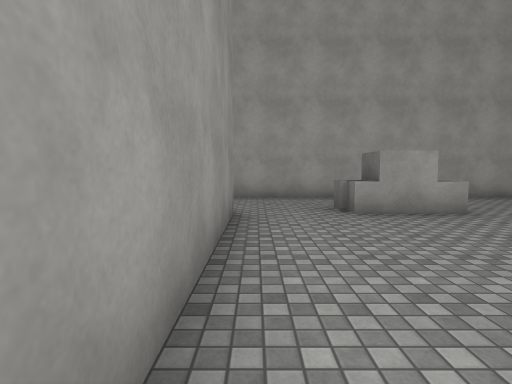
view 1 (above)

13 first-person views from a walk through a Unity game level. The camera is 1.4 m above the floor, tilts 4° down and sees 80° across. The floor is counted in squares, 2 m on a side. Each view is taken from the middle of a square. On the plan, view 1 faces up. The plan holds only what a view shows up to about 10 squares ahead; the rest is blank. The place goes on beyond the plan. The player is left out. Surface patterns are stand-ins for the level's own textures.

view 2
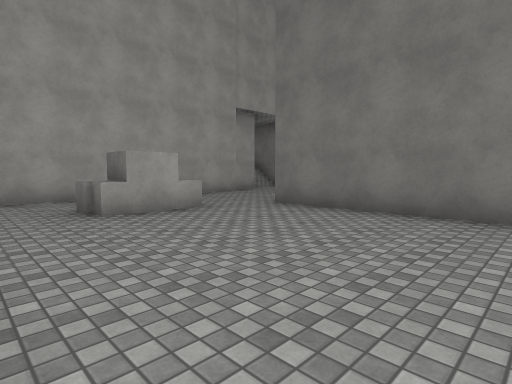

view 3
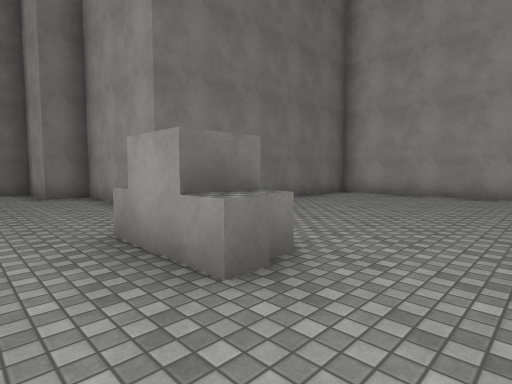

view 4
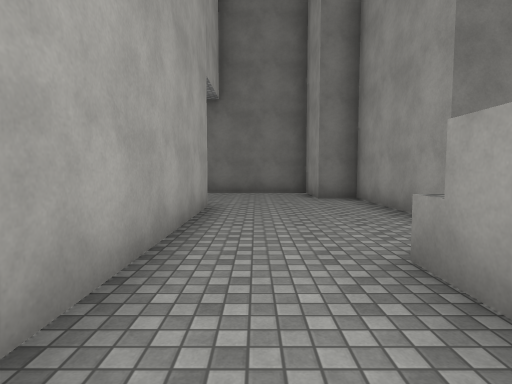

view 5
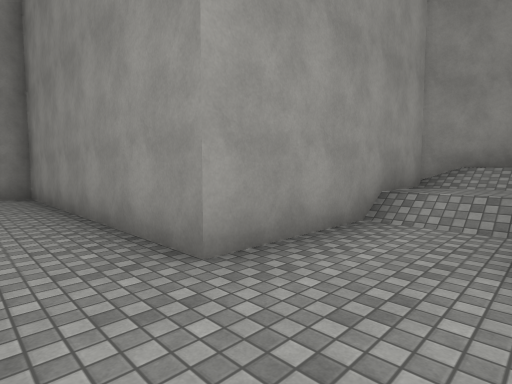

view 6
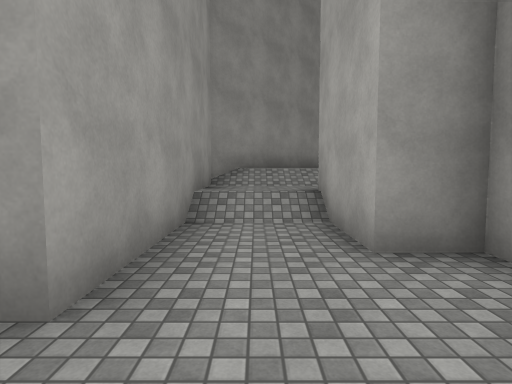

view 7
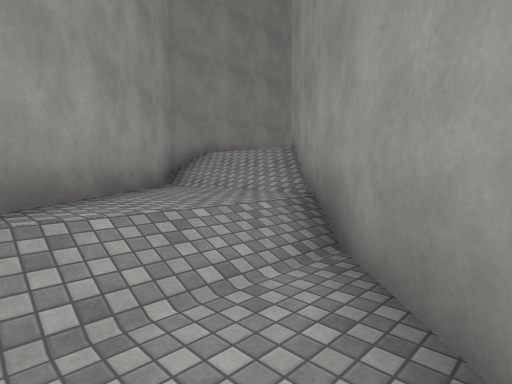

view 8
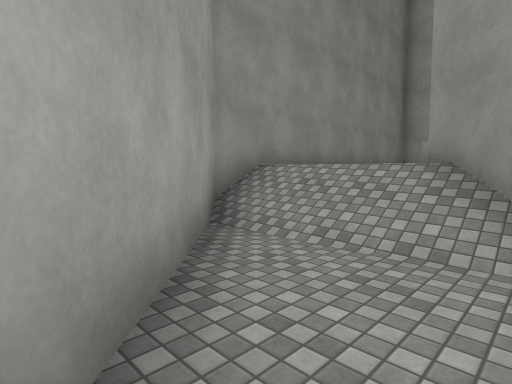

view 9
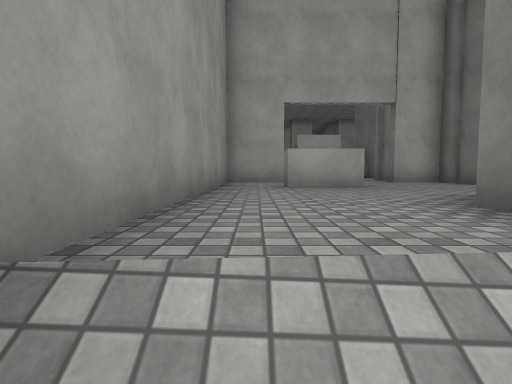

view 10
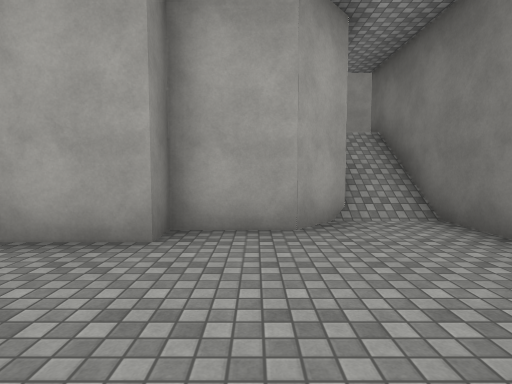

view 11
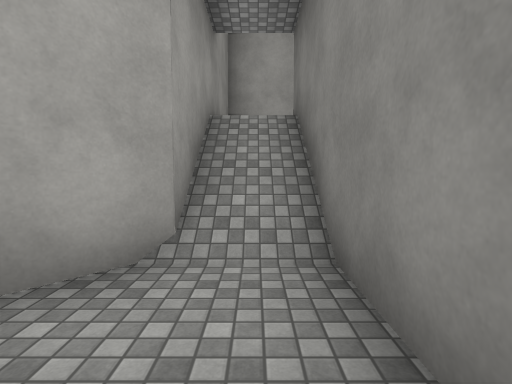

view 12
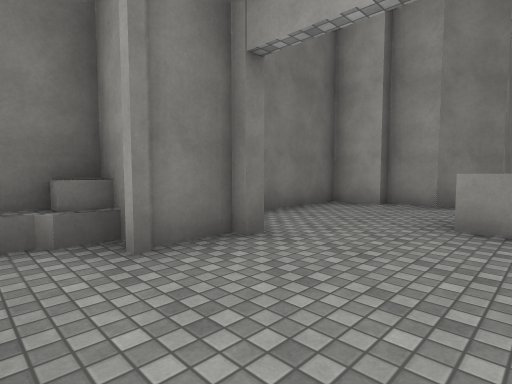

view 13
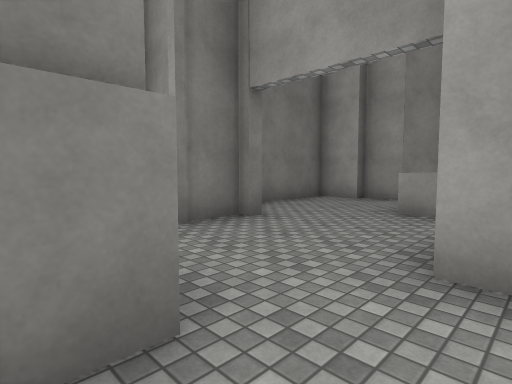

### Floor plan
Key: @ floor where view 1 was taken; # wall or solid block; . main floor; : floor 0.75 m higher than the main floor; + floor 1.5 m higher than the main floor; * floor 3 m higher than the main floor; / step, stairs or slope; = window, fence, low wall or low ledge; ^ raised ledge; B box.
Columns run from 11 left of view 1 to 11 right of it. Each row starts with its distance up from view 1.
 21  **#
 20  *****#
 19  ****##
 18 ##***##
 17 #*****#
 16 #*^***#
 15 #*****#
 14 #*****#             #
 13 #***###             #
 12 #**##               #*#
 11 #*=##               #/#
 10 #///##              #/#
  9 ##+++##           ###.#
  8  ##++/#############...#
  7   ##+/:###............#
  6    ##/::/.............#
  5     #######..BB.....###
  4           #.....#####
  3           #.....#
  2           #.....#
  1           #.....#
  0           #@....#
 -1           #.....#
 -2           #######

Positions as (right, up) in squares from view 1, and headings:
1: (0, 0), facing up
2: (0, 0), facing up-right
3: (0, 7), facing down-right
4: (1, 7), facing right
5: (1, 7), facing down-left
6: (1, 6), facing left
7: (-4, 6), facing up-left
8: (-7, 7), facing up-left
9: (-10, 10), facing up
10: (8, 5), facing up
11: (10, 7), facing up
12: (-9, 20), facing down-right
13: (-10, 21), facing down-right
